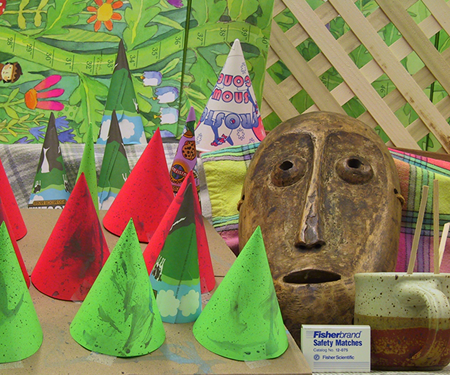
//> input picture inputs/cones2.png, 450 x 375 px
$ ./Main   (built with g++ and OpenCV 4)
//> lines starting //> are read from the running program, lines starting //| are printed output that depends on the picture
/**
* @file Threshold.cpp
* @brief Sample code that shows how to use the diverse threshold options offered by OpenCV
* @author OpenCV team
*/

#include <stdio.h>
#include <iostream>
#include <fstream>
#include "opencv2\core.hpp"
#include "opencv2/features2d.hpp"
#include "opencv2/highgui.hpp"
#include "opencv2\xfeatures2d.hpp"
#include "opencv2\imgproc.hpp";

using namespace cv;
using namespace std;
using namespace cv::xfeatures2d;

// DISPARITY_MAX is the maximum disparity allowed for any given feature
// this was selected based on the observation that a great number of outliers
// were produced in the initial implementation
#define DISPARITY_MAX 300
// SIFT_SCALEFACTOR is the fitted best scale factor applied the the computed
// SIFT disparity map. This value was found in Matlab via unconstrained
// multivariable minimization using "[params,minimum]=fminsearch(@func,initial_params)
#define SIFT_SCALEFACTOR 3.94
// FFK_SCALEFACTOR is the best fit scale factor for FASK-FREAK disparity using
// the same method as for SIFT_SCALEFACTOR
#define FFK_SCALEFACTOR 3.74
// DISPARITY_ERR_THRSH is \delta_d as defined in the Middlebury taxonomy paper
// it is the threshold applied for deciding bad pixels
#define DISPARITY_ERR_THRSH 5
// DO_ALL_WAITKEYS is a flag that will enable all UI pause functions, this is set
// to false for data collection and faster iteration, but is reccommended to be
// set true for presentation, so that console messages align with applications events
#define DO_ALL_WAITKEYS false
// SHOW_DEBUG_IMAGES is a flag that will disable most image generation all together,
// and my association, the wait key given for them. This flag should be true for presentation
#define SHOW_DEBUG_IMAGES false

// The following defines were added to list the best case metrics as found with Matlab,
// these are the values reported in the written report for this project
#define MATLAB_SIFT_RMS 15.0373
#define MATLAB_FFK_RMS 31.7032
#define MATLAB_SFT_BP 0.0273
#define MATLAB_FFK_BP 0.0174

// matchData is a typedef-struct that appends useful data next to a match object
// this allows me to aggregate useful information in a way that entries are aligned
// for loop iteration in post-processing.
typedef struct {
	DMatch match; Point2d trainedPt; int gtruth; float dy, dx;
} matchData;

/// ***helper functions*** ///
///<summary>
/// use this function in main, wrapped in any sort of error handling. This is where the real application takes place
///</summary>
void do_main();

///<summary>
/// This function takes two images, a matcher type defined in DescriptorMatcher, and two sets of keypoints for matching,
/// returning the last parameter as a vector of matches found
/// <param @="im0">the first image is taken as the training image</param>
/// <param @="im1">the second image is taken as the querry or matching image</param>
/// <param @="matcher_t">this is a type that must be selected form DescriptorMatcher::</param>
/// <param @="keypoints1">these keypoints correspond to im0</param>
/// <param @="keypoints2">keypoints for im1</param>
/// <param @="matches">resulting matches found</param>
///</summary>
void ComputeSiftMatches(Mat &im0, Mat &im1, int matcher_t, vector<KeyPoint> &keypoints1, vector<KeyPoint> &keypoints2, vector<DMatch> &matches);

///<summary>
/// This function takes two images, a matcher type defined in DescriptorMatcher, and two sets of keypoints for matching,
/// returning the last parameter as a vector of matches found. slightly different processing is taken for FASK-FREAK.
/// <param @="im0">the first image is taken as the training image</param>
/// <param @="im1">the second image is taken as the querry or matching image</param>
/// <param @="matcher_t">this is a type that must be selected form DescriptorMatcher::</param>
/// <param @="keypoints1">these keypoints correspond to im0</param>
/// <param @="keypoints2">keypoints for im1</param>
/// <param @="matches">resulting matches found</param>
///</summary>
void ComputeFastFreakMatches(Mat &im0, Mat &im1, int matcher_t, vector<KeyPoint> &keypoints1, vector<KeyPoint> &keypoints2, vector<DMatch> &matches);

///<summary>
/// This function does the disparity map calculation as defined by Middlebury framework as abs(x1-x2)
/// if SHOW_DEBUG_IMAGES=true then imno is the window number to draw to. Uses the DISPARITY_MAX macro
/// to filter outliers
/// <param @="im0">the first image is taken as the training image</param>
/// <param @="im1">the second image is taken as the querry or matching image</param>
/// <param @="matches">this is a vecotor of matches that has been computed already</param>
/// <param @="filt_m">this is a vecotor of matches that will be passed through from filtering @matches</param>
/// <param @="keypoints1">these keypoints correspond to the training image, im0</param>
/// <param @="keypoints2">keypoints for im1, the query image</param>
/// <param @="imno">the window number to use for debuging images</param>
///</summary>
void ComputeAndFilterDesparityMap(Mat &im0, Mat &im1, vector<DMatch> &matches, vector<DMatch> &filt_m, vector<KeyPoint> &keypoints1, vector<KeyPoint> &keypoints2, int imno);

///<summary>
/// This function filters a set of matches based on a maximum delta-y in thier coordinates,
/// implements a vertical rejection filter specifically for stereo matching problems.
/// <param @="matches">this is a vecotor of matches that has been computed already</param>
/// <param @="filt_m">this is a vecotor of matches that will be passed through from filtering @matches</param>
/// <param @="keypoints1">these keypoints correspond to the training image</param>
/// <param @="keypoints2">keypoints for the query image</param>
/// <param @="threshold">the maximum allowed delta-y in pixels</param>
///</summary>
void filter_dy(vector<DMatch> &matches, vector<DMatch> &filt_m, vector<KeyPoint> &keypoints1, vector<KeyPoint> &keypoints2, float threshold);

///<summary>
/// This utility function creates a vector of structs under the typdef @matchData, which I use for passing around elaborated match data specific to my application
/// <param @="truth_img">this is the disparity map image, used to add "truth point" tags to each row</param>
/// <param @="trainKeys">these keypoints correspond to the training image</param>
/// <param @="compKeys">keypoints for the query image</param>
/// <param @="matches">a set of matches calculated from the given keys</param>
/// <param @="tmatches">this will be populated with @matchData objects</param>
///</summary>
void GetMatchData(Mat &truth_img, vector<KeyPoint> &trainKeys, vector<KeyPoint> &compKeys, vector<DMatch> &matches, vector<matchData> &tmatches);

///<summary>
/// This utility function creates a log file for pos-processing, its reccommended to use GetMatchData(...) first to populate @vdat
/// <param @="filename">the file name to use</param>
/// <param @="matches">a set of matches</param>d already</param>
/// <param @="trainKeys">these keypoints correspond to the training image</param>
/// <param @="querKeys">keypoints for the query image</param>
/// <param @="vdat">an aggregation of matchData corresponding to the set of matches passed in</param>
///</summary>
void print_matches(string filename, vector<DMatch> matches, vector<KeyPoint> trainKeys, vector<KeyPoint> querKeys, vector<matchData> vdat);

///<summary>
/// This is supposed to implement the RMS disparity error, but I'm still trying to corellate it with my Matlab results
/// <param @="tmatches">the final set of matches to use</param>
/// <param @="fit_param">an experimentally found best fit scale factor to account for scale error I may have made</param>
/// <returns> the RMS disparity error </returns>
///</summary>
float MiddleburyRMS(vector<matchData> &tmatches, float fit_param);

///<summary>
/// This is supposed to implement the Pecent Bad Pixels metric, but I'm still trying to corellate it with my Matlab results
/// <param @="tmatches">the final set of matches to use</param>
/// <param @="eval_bad_thresh">an experimentally found allowable threshold for detecting bad pixel, defined in the Taxonomy paper</param>
/// <param @="fit_param">an experimentally found best fit scale factor to account for scale error I may have made</param>
/// <returns> percentage of bad pixels in the image</returns>
///</summary>
float MiddleburyBadPixels(vector<matchData> &tmatches, float eval_bad_thresh, float fit_param);

///<summary>
/// utility function abstracts away details of making an image appear
/// <param @="window">any index between 0-9, use the same index twice to replace first image</param>
/// <param @="image">an image you want to display</param>
///</summary>
void window_disp(int window, Mat image);

/// collection of image titles for use with @window_disp()
string windows[10] = {
	"Middlebury cones2", // window 0
	"Middlebury cones6", // window 1
	"Keypoint Detailed Image", // window 2
	"Keypoint Detailed Transformed Image", // window 3
	"Ground Truth", // window 4
	"SIFT Match Map", // window 5
	"FAST Keypoints", // window 6
	"FAST-FREAK Match Map", // window 7
	"Sift Disparity Map", // window 8
	"FAST-FREAK Disparity Map", // window 9
	// ... add more windows as needed
};

/// useful streams for making files
ostringstream filename1, filename2;

/**
* @function do_waitKey allows application to conditionally ignore the wait key requests
*/
void do_waitKey(bool should_wait) {
	if (should_wait) waitKey();
}

/**
* @function main wrapper around do_main to handle errors and report them
*/
int main(int argc, char** argv)
{
	try
	{
		do_main();
	}
	catch (const std::exception& e)
	{
		cout << "Oh no! An exception occurred:" << endl << e.what() << endl << endl;
		ofstream log;
		log.open("errors.txt", ios::out);
		log << "Oh no! An exception occurred:" << endl << e.what() << endl << endl;
		log.close();
	}

	// allow operator to view cout until key is pressed
	cout << endl << endl << "Ending Program, press any key to close...";
	waitKey();

	return 0;
}

/**
* @function do_main wrapper does all the heavy lifting
*/
void do_main() {

	// optionally initialize all immediately
	/*for (int i = 0; i < 10; i++) {
		namedWindow(windows[i], WINDOW_AUTOSIZE);
	}*/

	// Load image
	Mat im0 = imread("../inputs/cones2.png", IMREAD_GRAYSCALE);
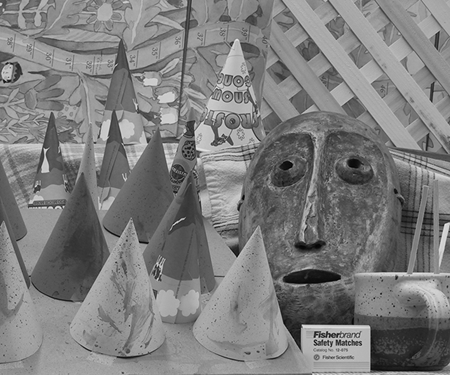
//> im0: 375 rows x 450 cols, CV_8UC1; min 0, max 235, mean 125
	Mat im1 = imread("../inputs/cones6.png", IMREAD_GRAYSCALE);
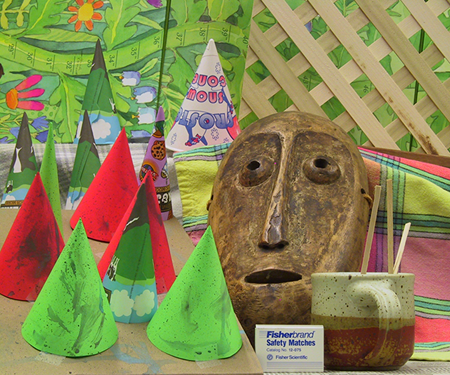
//> input picture inputs/cones6.png, 450 x 375 px
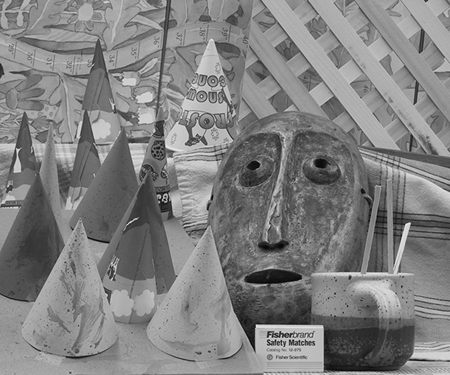
//> im1: 375 rows x 450 cols, CV_8UC1; min 0, max 243, mean 128.4
	Mat gt = imread("../inputs/cones_disp2.png", IMREAD_GRAYSCALE);
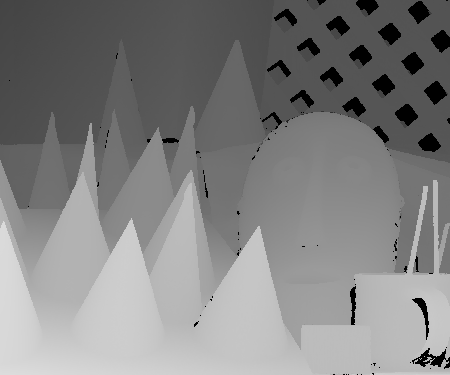
//> input picture inputs/cones_disp2.png, 450 x 375 px
//> gt is the input picture: 375 rows x 450 cols, CV_8UC1; min 0, max 220, mean 129.8

	// Display incoming Image
	window_disp(0, im0);
	cout << "Hello!" << endl << "Here is image 2 from the Middlebury cones data set" << endl << endl;
	//do_waitKey(DO_ALL_WAITKEYS);

	// display stereo counterpart
	window_disp(1, im1);
	cout << "Here is image 6 from the cones data set." << endl << endl;
	//do_waitKey(DO_ALL_WAITKEYS);

	// display ground truth
	window_disp(4, gt);
	cout << "Here is ground truth for image 2 from the cones data set." << endl << "Press any key to Continue... " << endl << endl;
	do_waitKey(DO_ALL_WAITKEYS);

	// detect SIFT matches first
	vector<DMatch> sift_m;
	vector<KeyPoint> sift_key1, sift_key2;
	cout << "Here are SIFT matches." << endl << "Press any key to Continue... " << endl << endl;
	ComputeSiftMatches(im0, im1, DescriptorMatcher::BRUTEFORCE, sift_key1, sift_key2, sift_m);

	// do vertical rejection first because brute force will match on both axes
	vector<DMatch> sift_mf;
	filter_dy(sift_m, sift_mf, sift_key1, sift_key2, 0.5);

	// now detect FAST-FREAK matches
	vector<DMatch> ffk_m;
	vector<KeyPoint> ffk_key1, ffk_key2;
	cout << "Here are FAST-FREAK matches." << endl << "Press any key to Continue... " << endl << endl;
	// OpenCV community reccommended BRUTEFORCE_HAMMING for binary string descriptors
	ComputeFastFreakMatches(im0, im1, DescriptorMatcher::BRUTEFORCE_HAMMING, ffk_key1, ffk_key2, ffk_m);

	// do vertical rejection for FAST-FREAK
	vector<DMatch> ffk_mf;
	filter_dy(ffk_m, ffk_mf, ffk_key1, ffk_key2, 0.5);

	// create a disparity map for each, where no match for a point=0
	// also returns a vector<DMatch> of filtered points with best match
	// for a given point to remove redundancy. is uniqueness filtering redundant? BF matches seems to do this already...
	vector<DMatch> sift_mf2, ffk_mf2;
	cout << "Now I will compute unqiue matches for each pixel by shortest distance for SIFT." << endl << "Press any key to Continue... " << endl << endl;
	ComputeAndFilterDesparityMap(im0, im1, sift_mf, sift_mf2, sift_key1, sift_key2, 8);
	cout << "Now I will compute unqiue matches for each pixel by shortest distance for FAST-FREAK." << endl << "Press any key to Continue... " << endl << endl;
	ComputeAndFilterDesparityMap(im0, im1, ffk_mf, ffk_mf2, ffk_key1, ffk_key2, 9);

	// draw final matches
	Mat sfm_img, ffm_img;
	drawMatches(im1, sift_key2, im0, sift_key1, sift_mf2, sfm_img);
	drawMatches(im1, ffk_key2, im0, ffk_key1, ffk_mf2, ffm_img);
	window_disp(7, ffm_img);
	window_disp(5, sfm_img);
	do_waitKey(DO_ALL_WAITKEYS);

	// compare each match to the ground-truth at each related point
	vector<matchData> sft_truth, ffk_truth;
	GetMatchData(gt, sift_key1, sift_key2, sift_mf2, sft_truth);
	GetMatchData(gt, ffk_key1, ffk_key2, ffk_mf2, ffk_truth);

	// NOT WORKING... no time to fix, results still found with MATLAB for time being.
	// 10/23 2:28pm -- "bad pixels" matches matlab result but RMS is still order mag larger
	// print results to screen
	float sft_rms, ffk_rms, sft_bp, ffk_bp;
	sft_rms = MiddleburyRMS(sft_truth, SIFT_SCALEFACTOR);
	ffk_rms = MiddleburyRMS(ffk_truth, FFK_SCALEFACTOR);
	sft_bp = MiddleburyBadPixels(sft_truth, DISPARITY_ERR_THRSH, SIFT_SCALEFACTOR);
	ffk_bp = MiddleburyBadPixels(ffk_truth, DISPARITY_ERR_THRSH, FFK_SCALEFACTOR);
	// set fixed width, precision and print results
	std::cout.precision(3);
	std::cout.setf(std::ios::fixed, std::ios::floatfield);
	cout << "C++ Results:\n"
		<< "------------------------------------------" << endl
		<< "|       |     SIFT     |    FASK-FREAK    " << endl
		<< "|  RMS  |    " << sft_rms << "    |  " << ffk_rms  << endl
		<< "|Bad px |     " << sft_bp << "    |   " << ffk_bp << endl << endl;

	std::cout.precision(3);
	std::cout.setf(std::ios::fixed, std::ios::floatfield);
	cout << "MATLAB Results:\n"
		<< "------------------------------------------" << endl
		<< "|       |     SIFT     |    FASK-FREAK    " << endl
		<< "|  RMS  |    " << MATLAB_SIFT_RMS << "    |  " << MATLAB_FFK_RMS << endl
		<< "|Bad px |     " << MATLAB_SFT_BP << "    |   " << MATLAB_FFK_BP << endl << endl;

	cout << "Saving match data for Matlab analysis." << endl;// << "Press any key to Continue... " << endl << endl;
	print_matches("../outputs/SiftMatches.csv", sift_mf, sift_key1, sift_key2, sft_truth);
	print_matches("../outputs/FastFreakMatches.csv", ffk_mf, ffk_key1, ffk_key2, ffk_truth);

	//do_waitKey(DO_ALL_WAITKEYS);
}

void window_disp(int window, Mat image) {
	namedWindow(windows[window], WINDOW_NORMAL); // declare it
	imshow(windows[window], image); // use it

}

void ComputeSiftMatches(Mat &im0, Mat &im1, int matcher_t, vector<KeyPoint> &keypoints1, vector<KeyPoint> &keypoints2, vector<DMatch> &matches)
{
//> called with matcher_t = 2
	// store keypoint images
	Mat im0k, im1k;

	// Keypoint analysis
	Ptr<SIFT> detector = SIFT::create();

	// do detection
	detector->detect(im0, keypoints1); // left image
//> keypoints1 = 1242 keypoints; strongest (x, y, size): (45, 150, 2.3), (396, 277, 2.3), (243, 198, 2.6), (236, 250, 6.6)
	detector->detect(im1, keypoints2); // right image
//> keypoints2 = 1199 keypoints; strongest (x, y, size): (407, 226, 4.3), (212, 198, 2), (18, 150, 2.1), (350, 277, 2.2)


	if (SHOW_DEBUG_IMAGES)
	{
		// --  Draw keypoints
		Mat img_keypoints_1;
		Mat img_keypoints_2;
		drawKeypoints(im0, keypoints1, im0k, Scalar::all(-1), DrawMatchesFlags::DRAW_RICH_KEYPOINTS);
		drawKeypoints(im1, keypoints2, im1k, Scalar::all(-1), DrawMatchesFlags::DRAW_RICH_KEYPOINTS);

		// --  Show detected (drawn) keypoints
		window_disp(2, im0k);
		window_disp(3, im1k);
	}

	// get Descriptors
	Mat desc1, desc2;
	detector->compute(im0, keypoints1, desc1);
	detector->compute(im1, keypoints2, desc2);

	// starting with a brute force matcher for simplicity
	Ptr<DescriptorMatcher> matcher = DescriptorMatcher::create(matcher_t);
	// vector<DMatch> matches;
	matcher->match(desc2, desc1, matches);
//> matches = 1199 matches
//> in do_main, `ComputeSiftMatches(im0, im1, DescriptorMatcher::BRUTEFORCE, sift_key1,..`: sift_key1 has the same summary as keypoints1 in ComputeSiftMatches; sift_key2 has the same summary as keypoints2 in ComputeSiftMatches
//> the loop in filter_dy, `for (vector<DMatch>::iterator it = matches.begin(); it != matches.end(..` made 1199 passes
//> after the loop in filter_dy, `for (vector<DMatch>::iterator it = matches.begin(); it != matches.end(..`: filt_m = 557 matches

	if (SHOW_DEBUG_IMAGES)
	{
		// visualize matches
		Mat im_matches;
		// order must match the descriptor order in match(), since training img is second, draw it second
		drawMatches(im1, keypoints2, im0, keypoints1, matches, im_matches);
		window_disp(5, im_matches);
		do_waitKey(DO_ALL_WAITKEYS);
	}
}

void ComputeFastFreakMatches(Mat &im0, Mat &im1, int matcher_t, vector<KeyPoint> &keypoints1, vector<KeyPoint> &keypoints2, vector<DMatch> &matches)
{
//> called with matcher_t = 4
	Mat desc1, desc2;
	Mat im_matches;

	// FAST keypoint detection
	Ptr<FastFeatureDetector> fast = FastFeatureDetector::create();
	fast->detect(im0, keypoints1);
//> keypoints1 = 5528 keypoints; strongest (x, y, size): (237, 255, 7), (302, 325, 7), (445, 224, 7), (361, 344, 7)
	fast->detect(im1, keypoints2); // right image
//> keypoints2 = 5559 keypoints; strongest (x, y, size): (256, 325, 7), (408, 223, 7), (280, 332, 7), (267, 344, 7)

	// FREAK descriptors
	Ptr<FREAK> freak = FREAK::create();
	freak->compute(im0, keypoints1, desc1);
//> keypoints1 = 4576 keypoints; strongest (x, y, size): (237, 255, 7), (302, 325, 7), (361, 344, 7), (331, 345, 7)
	freak->compute(im1, keypoints2, desc2);
//> keypoints2 = 4724 keypoints; strongest (x, y, size): (256, 325, 7), (408, 223, 7), (280, 332, 7), (267, 344, 7)

	// use a hamming matcher as per OpenCV community reccommendation
	Ptr<DescriptorMatcher> matcher = DescriptorMatcher::create(matcher_t);
	matcher->match(desc2, desc1, matches);
//> matches = 4724 matches
//> in do_main, `ComputeFastFreakMatches(im0, im1, DescriptorMatcher::BRUTEFORCE_HAMMIN..`: ffk_key1 has the same summary as keypoints1 in ComputeFastFreakMatches; ffk_key2 has the same summary as keypoints2 in ComputeFastFreakMatches
//> the loop in filter_dy (call 2), `for (vector<DMatch>::iterator it = matches.begin(); it != matches.end(..` made 4724 passes
//> after the loop in filter_dy (call 2), `for (vector<DMatch>::iterator it = matches.begin(); it != matches.end(..`: filt_m = 2074 matches

	if (SHOW_DEBUG_IMAGES)
	{
		drawMatches(im1, keypoints2, im0, keypoints1, matches, im_matches);
		window_disp(7, im_matches);
		do_waitKey(DO_ALL_WAITKEYS);
	}
}

void ComputeAndFilterDesparityMap(Mat &im0, Mat &im1, vector<DMatch> &matches, vector<DMatch> &filt_m, vector<KeyPoint> &keypoints1, vector<KeyPoint> &keypoints2, int imno)
{
//> called with imno = 8
	// initialze desparity map, primarily for visualization
	Mat desp = Mat::ones(im0.rows, im0.cols, CV_32FC1) * -1; // -1 garauntees detection of unused pixel

	// go over each pixel and scale it to the smalled distance
	// of a match whose trained keypoint is at this pixel location
	// for visualization, nearest neighbor is taken
	vector<DMatch>::iterator mIter = matches.begin();
	for (; mIter != matches.end(); mIter++) {
		DMatch cur = (*mIter); // this match
		KeyPoint tk = keypoints1[cur.trainIdx]; // trained keypoint
		KeyPoint mk = keypoints2[cur.queryIdx]; // querry kp

		// stereo disparity defined in taxonomy paper
		float disp = abs(mk.pt.x - tk.pt.x);

		// filter outliers
		if (disp > DISPARITY_MAX) continue;

		// if this is the first match at the trianed coordinates,
		if ((desp.at<float>(tk.pt) < 0)) {
			desp.at<float>(tk.pt) = disp;
			filt_m.push_back(cur);
		}
		// need to go back and remove an existing candidate if this is not the first match here
		else if (disp < desp.at<float>(tk.pt)) {
			// remove
			for (vector<DMatch>::iterator it2 = filt_m.begin(); it2 != filt_m.end(); it2++) {
				DMatch check = (*it2);// dereference current match
				KeyPoint ck = keypoints1[check.trainIdx]; // the trained keypoit at @check, used to get its coords
				if (ck.pt.x == tk.pt.x && ck.pt.y == ck.pt.y) {
					filt_m.erase(it2); // remove it
					break; // since i will never store two matches at one point, it is safe to break here
				}
			}
			// now add new match
			filt_m.push_back(cur);
			// and color the map here
			desp.at<float>(tk.pt) = disp;
		}
	}
//> this loop made 557 passes
//> (tk, mk, disp) on passes 1 to 3: (keypoint at (29.5, 205.6), size 2.6, keypoint at (2.7, 205.4), size 2.4, 26.79), (keypoint at (29.5, 205.6), size 2.6, keypoint at (2.7, 205.4), size 2.4, 26.79), (keypoint at (30.8, 202), size 2.6, keypoint at (3.2, 202), size 2.3, 27.58)
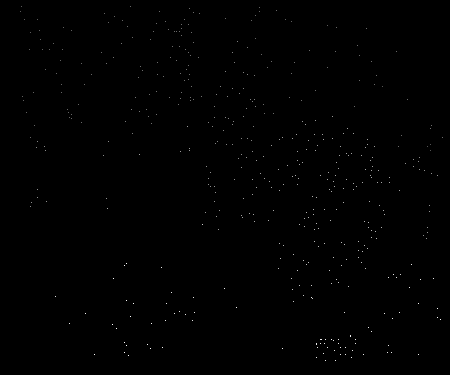
//> desp: 375 rows x 450 cols, CV_32FC1; min -1, max 51.1, mean -0.9; drawn with min black and max white
//> (the rest of the program and of its run is left out)
